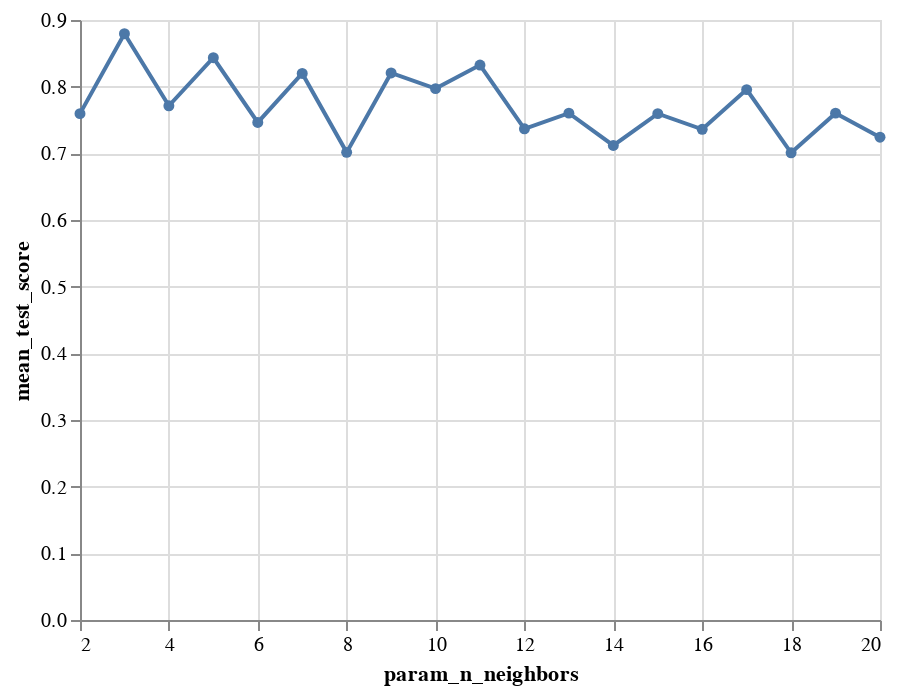

Notebook code for this chart:
### Markdown cell above
With the result in hand, we visualize the model's performance with different K in a line chart, to help us find the best K.

### Code cell
recall_plot = alt.Chart(CV_results).mark_line(point=True).encode(
    x = alt.X("param_n_neighbors"),
    y = alt.Y("mean_test_score")
)
recall_plot

### Figure 1 — Vega-Lite specification as saved in the notebook (floating-point values rounded to 4 significant figures)
{"config": {"view": {"continuousWidth": 400, "continuousHeight": 300}}, "data": {"name": "data-0364f7fbdb1742c3fdcfcd3bd8cb6dad"}, "mark": {"type": "line", "point": true}, "encoding": {"x": {"field": "param_n_neighbors", "type": "quantitative"}, "y": {"field": "mean_test_score", "type": "quantitative"}}, "$schema": "https://vega.github.io/schema/vega-lite/v4.17.0.json", "datasets": {"data-0364f7fbdb1742c3fdcfcd3bd8cb6dad": [{"mean_fit_time": 0.002997, "std_fit_time": 0.0003956, "mean_score_time": 0.005378, "std_score_time": 0.0002433, "param_n_neighbors": 2, "params": {"n_neighbors": 2}, "split0_test_score": 0.6471, "split1_test_score": 0.6875, "split2_test_score": 0.875, "split3_test_score": 0.8235, "split4_test_score": 0.7647, "mean_test_score": 0.7596, "std_test_score": 0.08402, "rank_test_score": 11, "split0_train_score": 0.8485, "split1_train_score": 0.9104, "split2_train_score": 0.8358, "split3_train_score": 0.8182, "split4_train_score": 0.8788, "mean_train_score": 0.8583, "std_train_score": 0.03271}, {"mean_fit_time": 0.003133, "std_fit_time": 0.0003967, "mean_score_time": 0.005887, "std_score_time": 0.0008764, "param_n_neighbors": 3, "params": {"n_neighbors": 3}, "split0_test_score": 0.7647, "split1_test_score": 0.8125, "split2_test_score": 0.9375, "split3_test_score": 0.9412, "split4_test_score": 0.9412, "mean_test_score": 0.8794, "std_test_score": 0.07568, "rank_test_score": 1, "split0_train_score": 0.8788, "split1_train_score": 0.9403, "split2_train_score": 0.8955, "split3_train_score": 0.9242, "split4_train_score": 0.9242, "mean_train_score": 0.9126, "std_train_score": 0.02224}, {"mean_fit_time": 0.008446, "std_fit_time": 0.01106, "mean_score_time": 0.005346, "std_score_time": 0.0004805, "param_n_neighbors": 4, "params": {"n_neighbors": 4}, "split0_test_score": 0.5882, "split1_test_score": 0.625, "split2_test_score": 0.9375, "split3_test_score": 0.8235, "split4_test_score": 0.8824, "mean_test_score": 0.7713, "std_test_score": 0.1397, "rank_test_score": 8, "split0_train_score": 0.8333, "split1_train_score": 0.8657, "split2_train_score": 0.8806, "split3_train_score": 0.8939, "split4_train_score": 0.8636, "mean_train_score": 0.8674, "std_train_score": 0.02028}, {"mean_fit_time": 0.003445, "std_fit_time": 0.0004653, "mean_score_time": 0.006304, "std_score_time": 0.0007567, "param_n_neighbors": 5, "params": {"n_neighbors": 5}, "split0_test_score": 0.7647, "split1_test_score": 0.75, "split2_test_score": 0.9375, "split3_test_score": 0.8824, "split4_test_score": 0.8824, "mean_test_score": 0.8434, "std_test_score": 0.07322, "rank_test_score": 2, "split0_train_score": 0.8788, "split1_train_score": 0.8657, "split2_train_score": 0.9104, "split3_train_score": 0.9394, "split4_train_score": 0.9091, "mean_train_score": 0.9007, "std_train_score": 0.02596}, {"mean_fit_time": 0.003286, "std_fit_time": 0.0004232, "mean_score_time": 0.006063, "std_score_time": 0.0007036, "param_n_neighbors": 6, "params": {"n_neighbors": 6}, "split0_test_score": 0.5882, "split1_test_score": 0.6875, "split2_test_score": 0.75, "split3_test_score": 0.8824, "split4_test_score": 0.8235, "mean_test_score": 0.7463, "std_test_score": 0.1029, "rank_test_score": 13, "split0_train_score": 0.7879, "split1_train_score": 0.8209, "split2_train_score": 0.791, "split3_train_score": 0.8485, "split4_train_score": 0.8333, "mean_train_score": 0.8163, "std_train_score": 0.02363}, {"mean_fit_time": 0.002771, "std_fit_time": 3.338e-05, "mean_score_time": 0.005215, "std_score_time": 8.999e-05, "param_n_neighbors": 7, "params": {"n_neighbors": 7}, "split0_test_score": 0.7059, "split1_test_score": 0.75, "split2_test_score": 0.9375, "split3_test_score": 0.8824, "split4_test_score": 0.8235, "mean_test_score": 0.8199, "std_test_score": 0.08441, "rank_test_score": 5, "split0_train_score": 0.8636, "split1_train_score": 0.8507, "split2_train_score": 0.8806, "split3_train_score": 0.8939, "split4_train_score": 0.8939, "mean_train_score": 0.8766, "std_train_score": 0.01705}, {"mean_fit_time": 0.002768, "std_fit_time": 3.438e-05, "mean_score_time": 0.005265, "std_score_time": 5.199e-05, "param_n_neighbors": 8, "params": {"n_neighbors": 8}, "split0_test_score": 0.4706, "split1_test_score": 0.75, "split2_test_score": 0.875, "split3_test_score": 0.7647, "split4_test_score": 0.6471, "mean_test_score": 0.7015, "std_test_score": 0.1362, "rank_test_score": 18, "split0_train_score": 0.697, "split1_train_score": 0.8209, "split2_train_score": 0.8358, "split3_train_score": 0.8182, "split4_train_score": 0.8182, "mean_train_score": 0.798, "std_train_score": 0.05094}, {"mean_fit_time": 0.00285, "std_fit_time": 0.0001455, "mean_score_time": 0.005388, "std_score_time": 0.0002468, "param_n_neighbors": 9, "params": {"n_neighbors": 9}, "split0_test_score": 0.5882, "split1_test_score": 0.8125, "split2_test_score": 0.9375, "split3_test_score": 0.8824, "split4_test_score": 0.8824, "mean_test_score": 0.8206, "std_test_score": 0.1228, "rank_test_score": 4, "split0_train_score": 0.8182, "split1_train_score": 0.8507, "split2_train_score": 0.8806, "split3_train_score": 0.9091, "split4_train_score": 0.8182, "mean_train_score": 0.8554, "std_train_score": 0.03552}, {"mean_fit_time": 0.002764, "std_fit_time": 3.458e-05, "mean_score_time": 0.00532, "std_score_time": 0.0002509, "param_n_neighbors": 10, "params": {"n_neighbors": 10}, "split0_test_score": 0.5294, "split1_test_score": 0.8125, "split2_test_score": 0.9375, "split3_test_score": 0.8824, "split4_test_score": 0.8235, "mean_test_score": 0.7971, "std_test_score": 0.1411, "rank_test_score": 6, "split0_train_score": 0.697, "split1_train_score": 0.8209, "split2_train_score": 0.791, "split3_train_score": 0.7879, "split4_train_score": 0.7879, "mean_train_score": 0.7769, "std_train_score": 0.04187}, {"mean_fit_time": 0.002908, "std_fit_time": 0.0002989, "mean_score_time": 0.005162, "std_score_time": 7.167e-05, "param_n_neighbors": 11, "params": {"n_neighbors": 11}, "split0_test_score": 0.6471, "split1_test_score": 0.8125, "split2_test_score": 0.9375, "split3_test_score": 0.8824, "split4_test_score": 0.8824, "mean_test_score": 0.8324, "std_test_score": 0.1008, "rank_test_score": 3, "split0_train_score": 0.7576, "split1_train_score": 0.8358, "split2_train_score": 0.8806, "split3_train_score": 0.8636, "split4_train_score": 0.8333, "mean_train_score": 0.8342, "std_train_score": 0.04218}, {"mean_fit_time": 0.002988, "std_fit_time": 0.0004408, "mean_score_time": 0.005641, "std_score_time": 0.0006263, "param_n_neighbors": 12, "params": {"n_neighbors": 12}, "split0_test_score": 0.5294, "split1_test_score": 0.6875, "split2_test_score": 0.9375, "split3_test_score": 0.7647, "split4_test_score": 0.7647, "mean_test_score": 0.7368, "std_test_score": 0.1321, "rank_test_score": 14, "split0_train_score": 0.697, "split1_train_score": 0.806, "split2_train_score": 0.7612, "split3_train_score": 0.7879, "split4_train_score": 0.7879, "mean_train_score": 0.768, "std_train_score": 0.03827}, {"mean_fit_time": 0.002892, "std_fit_time": 0.0001478, "mean_score_time": 0.005625, "std_score_time": 0.0004135, "param_n_neighbors": 13, "params": {"n_neighbors": 13}, "split0_test_score": 0.5882, "split1_test_score": 0.6875, "split2_test_score": 0.9375, "split3_test_score": 0.7647, "split4_test_score": 0.8235, "mean_test_score": 0.7603, "std_test_score": 0.1186, "rank_test_score": 9, "split0_train_score": 0.7727, "split1_train_score": 0.806, "split2_train_score": 0.8507, "split3_train_score": 0.803, "split4_train_score": 0.8182, "mean_train_score": 0.8101, "std_train_score": 0.02522}, {"mean_fit_time": 0.003659, "std_fit_time": 0.001622, "mean_score_time": 0.005399, "std_score_time": 0.0002586, "param_n_neighbors": 14, "params": {"n_neighbors": 14}, "split0_test_score": 0.4706, "split1_test_score": 0.5625, "split2_test_score": 0.9375, "split3_test_score": 0.7647, "split4_test_score": 0.8235, "mean_test_score": 0.7118, "std_test_score": 0.1713, "rank_test_score": 17, "split0_train_score": 0.7121, "split1_train_score": 0.7612, "split2_train_score": 0.7761, "split3_train_score": 0.7727, "split4_train_score": 0.7879, "mean_train_score": 0.762, "std_train_score": 0.02635}, {"mean_fit_time": 0.003241, "std_fit_time": 0.0005632, "mean_score_time": 0.007861, "std_score_time": 0.004796, "param_n_neighbors": 15, "params": {"n_neighbors": 15}, "split0_test_score": 0.5882, "split1_test_score": 0.625, "split2_test_score": 0.9375, "split3_test_score": 0.8235, "split4_test_score": 0.8235, "mean_test_score": 0.7596, "std_test_score": 0.1321, "rank_test_score": 11, "split0_train_score": 0.803, "split1_train_score": 0.806, "split2_train_score": 0.8358, "split3_train_score": 0.8485, "split4_train_score": 0.8636, "mean_train_score": 0.8314, "std_train_score": 0.02367}, {"mean_fit_time": 0.002835, "std_fit_time": 0.0001108, "mean_score_time": 0.0057, "std_score_time": 0.0003818, "param_n_neighbors": 16, "params": {"n_neighbors": 16}, "split0_test_score": 0.5294, "split1_test_score": 0.625, "split2_test_score": 0.9375, "split3_test_score": 0.7647, "split4_test_score": 0.8235, "mean_test_score": 0.736, "std_test_score": 0.1443, "rank_test_score": 15, "split0_train_score": 0.7121, "split1_train_score": 0.7463, "split2_train_score": 0.7612, "split3_train_score": 0.803, "split4_train_score": 0.8333, "mean_train_score": 0.7712, "std_train_score": 0.04263}, {"mean_fit_time": 0.002798, "std_fit_time": 0.0001086, "mean_score_time": 0.005288, "std_score_time": 0.000137, "param_n_neighbors": 17, "params": {"n_neighbors": 17}, "split0_test_score": 0.6471, "split1_test_score": 0.625, "split2_test_score": 1.0, "split3_test_score": 0.8824, "split4_test_score": 0.8235, "mean_test_score": 0.7956, "std_test_score": 0.1423, "rank_test_score": 7, "split0_train_score": 0.8182, "split1_train_score": 0.8657, "split2_train_score": 0.806, "split3_train_score": 0.8485, "split4_train_score": 0.8636, "mean_train_score": 0.8404, "std_train_score": 0.02418}, {"mean_fit_time": 0.004036, "std_fit_time": 0.001569, "mean_score_time": 0.006265, "std_score_time": 0.0009375, "param_n_neighbors": 18, "params": {"n_neighbors": 18}, "split0_test_score": 0.4706, "split1_test_score": 0.5625, "split2_test_score": 1.0, "split3_test_score": 0.6471, "split4_test_score": 0.8235, "mean_test_score": 0.7007, "std_test_score": 0.1895, "rank_test_score": 19, "split0_train_score": 0.7273, "split1_train_score": 0.7761, "split2_train_score": 0.7761, "split3_train_score": 0.7727, "split4_train_score": 0.7879, "mean_train_score": 0.768, "std_train_score": 0.02101}, {"mean_fit_time": 0.002811, "std_fit_time": 0.0001259, "mean_score_time": 0.005464, "std_score_time": 0.0003429, "param_n_neighbors": 19, "params": {"n_neighbors": 19}, "split0_test_score": 0.4706, "split1_test_score": 0.625, "split2_test_score": 1.0, "split3_test_score": 0.8235, "split4_test_score": 0.8824, "mean_test_score": 0.7603, "std_test_score": 0.189, "rank_test_score": 10, "split0_train_score": 0.803, "split1_train_score": 0.791, "split2_train_score": 0.791, "split3_train_score": 0.803, "split4_train_score": 0.8788, "mean_train_score": 0.8134, "std_train_score": 0.03314}, {"mean_fit_time": 0.003968, "std_fit_time": 0.001093, "mean_score_time": 0.006222, "std_score_time": 0.0008973, "param_n_neighbors": 20, "params": {"n_neighbors": 20}, "split0_test_score": 0.4118, "split1_test_score": 0.625, "split2_test_score": 0.9375, "split3_test_score": 0.7647, "split4_test_score": 0.8824, "mean_test_score": 0.7243, "std_test_score": 0.1895, "rank_test_score": 16, "split0_train_score": 0.7727, "split1_train_score": 0.791, "split2_train_score": 0.6866, "split3_train_score": 0.7424, "split4_train_score": 0.7879, "mean_train_score": 0.7561, "std_train_score": 0.03881}]}}
